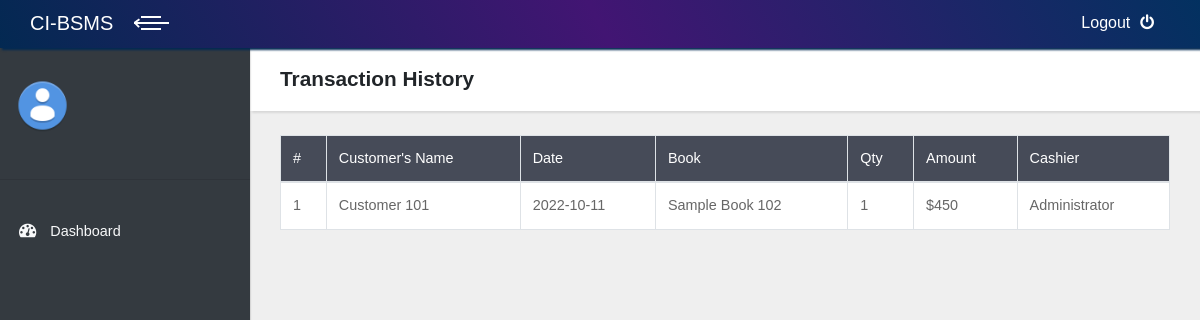
Screenshot of /index.php/history with the database file from the repository.
### tables this page shows
CREATE TABLE `transaction` (
  `transaction_code` int(11) NOT NULL,
  `user_code` int(11) NOT NULL,
  `buyer_name` varchar(100) NOT NULL,
  `total` int(11) NOT NULL,
  `tgl` date NOT NULL,
  `bookname` varchar(255) NOT NULL,
  `book_qty` int(11) NOT NULL
);

CREATE TABLE `user` (
  `user_code` int(11) NOT NULL,
  `fullname` varchar(100) NOT NULL,
  `username` varchar(100) NOT NULL,
  `password` varchar(100) NOT NULL,
  `level` varchar(100) NOT NULL
);

### application/controllers/History.php (called while the page is built, shortened)
<?php
class history extends CI_Controller {
	public function __construct()
	{
		$this->load->model('M_history');
	}
	public function index()
	{
		$data['get_history']=$this->M_history->get_history();
		$data['content']="v_history";
		$this->load->view('template', $data, FALSE);
	}
}

### index.php (called while the page is built, shortened)
<?php
require_once BASEPATH.'core/CodeIgniter.php';

### application/models/M_history.php (called while the page is built, shortened)
<?php
class M_history extends CI_Model {
	public function get_history()
	{
		return $this->db->join('user','user.user_code = transaction.user_code')
						->get('transaction')
						->result();
	}
}

### application/views/v_history.php (the view)
<header class="page-header">
  <div class="container-fluid">
    <h2 class="no-margin-bottom">Transaction History</h2>
  </div>
</header>
<div class="container-fluid">
	<br>
	<div class="row">
		<div class="col-md-12">
			<table class="table table-hover table-bordered" id="example" ui-options=ui-options="{
		        &quot;paging&quot;: {
		          &quot;enabled&quot;: true
		        },
		        &quot;filtering&quot;: {
		          &quot;enabled&quot;: true
		        },
		        &quot;sorting&quot;: {
		          &quot;enabled&quot;: true
		        }}">
				<thead style="background-color: #464b58; color:white;">
					<tr>
						<td>#</td>
						<td>Customer's Name</td>
						<td>Date</td>
						<td>Book</td>
						<td>Qty</td>
						<td>Amount</td>
						<td>Cashier</td>
					</tr></thead>
					<tbody style="background-color: white;">
					<?php $no=0; foreach ($get_history as $history) : $no++;?>
					<tr>
						<td><?=$no?></td>
						<td><?=$history->buyer_name?></td>
						<td><?=$history->tgl?></td>
						<td><?=$history->bookname?></td>
						<td><?=$history->book_qty?></td>
						<td>$<?=number_format($history->total)?></td>
						<td><?=$history->fullname?></td>
					</tr>
				<?php endforeach ?>
				</tbody>
			</table>
		</div>
	</div>
</div>

### assets/css/style.default.css (style rules this page uses)
body { overflow-x: hidden; }
.container-fluid { padding: 0 30px; }
header.page-header { padding: 20px 0; }
table { font-size: 0.9em; color: #666; }
.page-header { background: #fff; padding: 20px; -webkit-box-shadow: 2px 2px 2px rgba(0, 0, 0, 0.1); box-shadow: 2px 2px 2px rgba(0, 0, 0, 0.1); position: relative; z-index: 8; }
.no-margin-bottom { margin-bottom: 0 !important; }
body { font-family: "Poppins", sans-serif; font-size: 1rem; font-weight: 400; line-height: 1.5; color: #212529; background-color: #fff; }
h1, h2, h3, h4, h5, h6, .h1, .h2, .h3, .h4, .h5, .h6 { margin-bottom: 0.5rem; font-family: inherit; font-weight: 700; line-height: 1.1; color: inherit; }
h2, .h2 { font-size: 1.3rem; }

### rows the page displays
transaction: buyer_name "Customer 101", tgl "2022-10-11", bookname "Sample Book 102", book_qty "1", total "450", user_code.fullname "Administrator"
